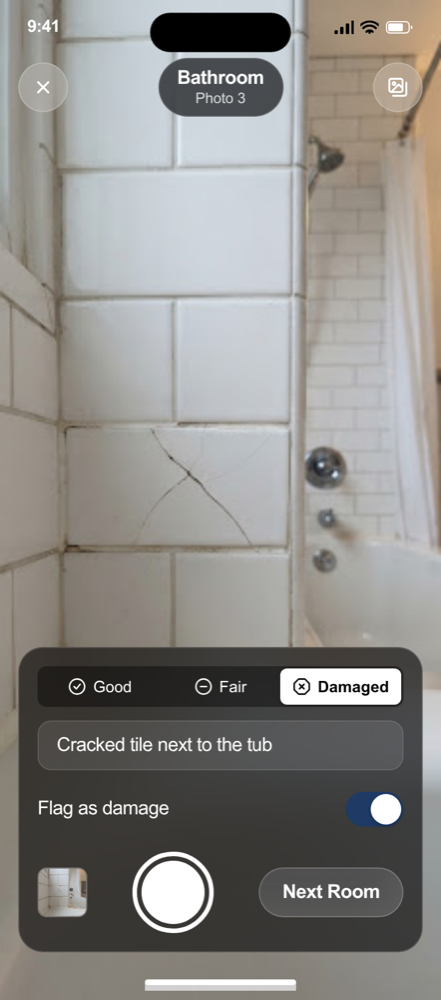
#> input picture design/stitch/Bathroom-Photo-Capture__2a6f579f.png, 441 x 1000 px
$ python -i compose_screenshot.py   (imports and definitions only)
#> lines starting #> are read from the running program, lines starting #| are printed output that depends on the picture
#!/usr/bin/env python3
"""
compose_screenshot.py -- Compose raw iOS screenshots into App Store-ready
marketing images with device frames, gradient backgrounds, and text overlays.

Usage:
  # Single screenshot
  python3 compose_screenshot.py \
    --screenshot raw-home.png \
    --title "Transform Your Sleep" \
    --subtitle "AI-powered sleep experiments" \
    --gradient "purple-night" \
    --device "iphone-17-pro" \
    --output 01-home.png

  # Batch from manifest
  python3 compose_screenshot.py \
    --manifest screenshots.json \
    --output-dir fastlane/screenshots/en-US/

  # Custom gradient (hex colors)
  python3 compose_screenshot.py \
    --screenshot raw.png \
    --gradient-custom "#1a1a2e,#16213e,#0f3460" \
    --title "Hello" \
    --output out.png

Requires: Pillow (pip3 install Pillow)
"""
import argparse
import json
import math
import os
import sys
from pathlib import Path

try:
    from PIL import Image, ImageDraw, ImageFont, ImageFilter
except ImportError:
    print("ERROR: Pillow is required. Install: pip3 install Pillow", file=sys.stderr)
    sys.exit(1)

# ---------------------------------------------------------------------------
# ASC screenshot sizes (width x height)
# ---------------------------------------------------------------------------
ASC_SIZES = {
    "6.9":  (1290, 2796),
    "6.9-alt": (1320, 2868),
    "6.7":  (1290, 2796),
    "6.5":  (1284, 2778),
    "5.5":  (1242, 2208),
}

# Default to 6.9" (iPhone 17 Pro / 16 Pro Max)
DEFAULT_SIZE_KEY = "6.9"

# ---------------------------------------------------------------------------
# Named gradient presets
# Format: (top_color, mid_color, bottom_color) as RGB tuples
# ---------------------------------------------------------------------------
GRADIENTS = {
    # Dark, premium feel
    "purple-night":    [(30, 15, 60), (45, 20, 80), (20, 10, 40)],
    "teal-ocean":      [(10, 40, 60), (15, 60, 80), (5, 25, 45)],
    "midight-blue":    [(10, 20, 50), (15, 30, 70), (5, 10, 30)],
    "rose-gold":       [(60, 20, 40), (80, 30, 50), (40, 15, 30)],
    "emerald-forest":  [(10, 40, 30), (15, 55, 40), (5, 25, 20)],
    "sunset-fire":     [(50, 20, 10), (70, 35, 15), (40, 15, 5)],
    "deep-space":      [(5, 5, 20), (10, 10, 35), (3, 3, 12)],
    "aurora":          [(15, 25, 60), (30, 15, 70), (10, 20, 40)],

    # Light, clean feel
    "morning-sky":     [(135, 180, 220), (180, 200, 230), (200, 215, 235)],
    "soft-lavender":   [(180, 160, 200), (200, 180, 220), (220, 200, 230)],
    "warm-sand":       [(180, 160, 130), (200, 180, 150), (210, 195, 170)],
    "mint-fresh":      [(140, 200, 180), (170, 220, 200), (190, 230, 215)],

    # Vibrant, energetic
    "electric-purple": [(65, 20, 110), (105, 40, 160), (45, 12, 80)],
    "coral-burst":     [(185, 80, 65), (205, 105, 80), (150, 55, 50)],
    "cyan-wave":       [(10, 105, 145), (20, 135, 175), (8, 75, 105)],
    "lime-pulse":      [(75, 135, 45), (95, 160, 60), (60, 105, 35)],

    # Neutral, elegant
    "graphite":        [(40, 40, 45), (55, 55, 60), (25, 25, 30)],
    "silver-mist":     [(180, 180, 190), (200, 200, 210), (160, 160, 175)],
    "champagne":       [(180, 160, 120), (195, 175, 140), (165, 145, 110)],

    # Apple-inspired
    "apple-dark":      [(28, 28, 30), (44, 44, 46), (18, 18, 20)],
    "apple-light":     [(242, 242, 247), (229, 229, 234), (255, 255, 255)],
}

# ---------------------------------------------------------------------------
# Device frame dimensions (screen area, not the frame itself)
# These match the screenshot capture sizes for each device
# ---------------------------------------------------------------------------
DEVICE_SCREENS = {
    "iphone-17-pro": {
        "screen_size": (1206, 2622),  # logical screen capture size
        "bezel": 12,
        "corner_radius": 55,
        "dynamic_island": ( 0, 0, 0, 0 ),  # not drawn, implied by screenshot
        "frame_color": (10, 10, 12),
    },
    "iphone-16-plus": {
        "screen_size": (1284, 2778),
        "bezel": 10,
        "corner_radius": 50,
        "dynamic_island": (0, 0, 0, 0),
        "frame_color": (10, 10, 12),
    },
    "iphone-13": {
        "screen_size": (1170, 2532),
        "bezel": 8,
        "corner_radius": 45,
        "dynamic_island": (0, 0, 0, 0),
        "frame_color": (15, 15, 15),
    },
    "none": None,  # no device frame, just text + gradient
}

# ---------------------------------------------------------------------------
# Typography
# ---------------------------------------------------------------------------
TITLE_FONT_SIZES = {
    "6.9":      88,
    "6.9-alt":  88,
    "6.7":      88,
    "6.5":      84,
    "5.5":      72,
}

SUBTITLE_FONT_SIZES = {
    "6.9":      52,
    "6.9-alt":  52,
    "6.7":      52,
    "6.5":      50,
    "5.5":      42,
}


# [15 lines left out: function get_font, not called in this run]


def make_gradient(width: int, height: int, colors: list, direction: str = "vertical") -> Image.Image:
    """
    Create a gradient image with the given colors.
    Supports 2-3 color stops. Direction: 'vertical', 'horizontal', 'diagonal'.
    """
#> called with width = 1290, height = 2796, direction = 'diagonal'
    if len(colors) < 2:
        colors = [colors[0], colors[0]]

    base = Image.new("RGB", (width, height), colors[0])
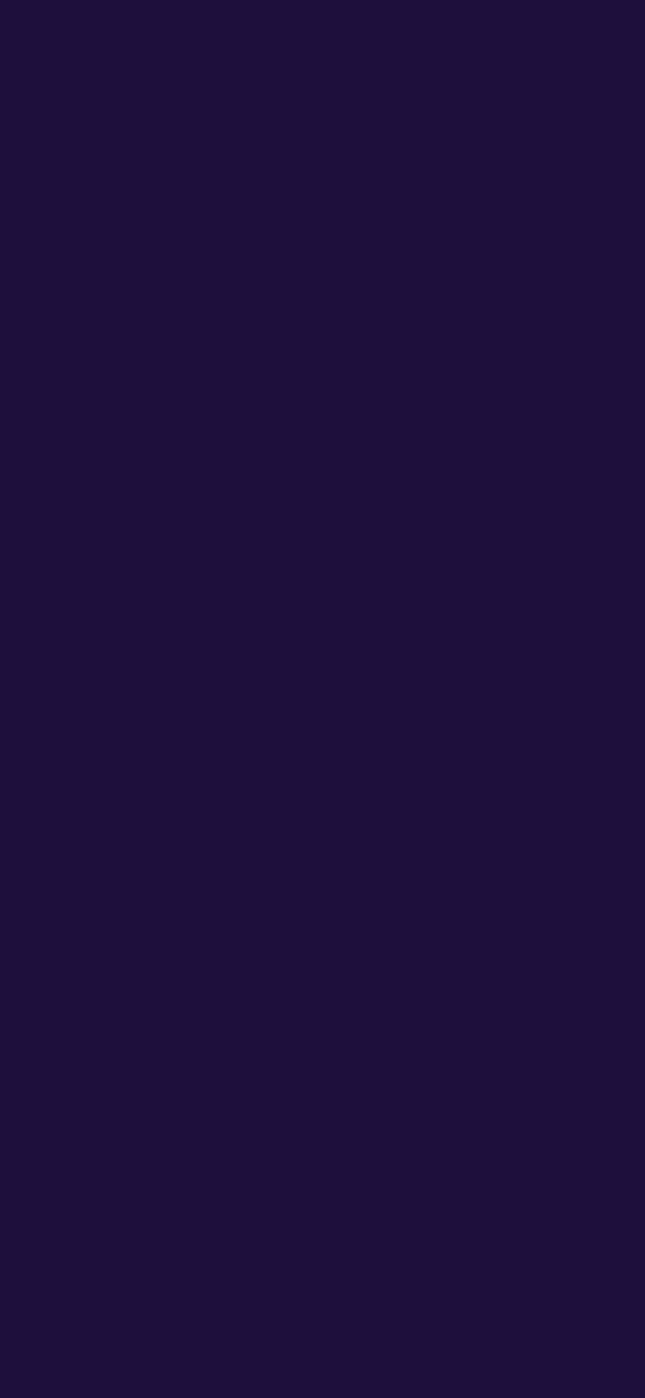
#> base: PIL image 1290x2796 RGB (shown at 1/2 size); mean R, G, B 30, 15, 60
    top = Image.new("RGB", (width, height), colors[-1])

    mask = Image.new("L", (width, height))
#> mask: PIL image 1290x2796 L; every value is 0
    mask_px = mask.load()

    for y in range(height):
        for x in range(width):
            if direction == "vertical":
                t = y / max(height - 1, 1)
            elif direction == "horizontal":
                t = x / max(width - 1, 1)
            elif direction == "diagonal":
                t = (x / max(width - 1, 1) + y / max(height - 1, 1)) / 2
            else:
                t = y / max(height - 1, 1)

            # 3-color gradient: interpolate between first-second, then second-third
            if len(colors) >= 3 and t > 0.5:
                t2 = (t - 0.5) * 2
                r = int(colors[1][0] * (1 - t2) + colors[2][0] * t2)
                g = int(colors[1][1] * (1 - t2) + colors[2][1] * t2)
                b = int(colors[1][2] * (1 - t2) + colors[2][2] * t2)
            else:
                if len(colors) >= 3:
                    t = t * 2
                r = int(colors[0][0] * (1 - t) + colors[1][0] * t)
                g = int(colors[0][1] * (1 - t) + colors[1][1] * t)
                b = int(colors[0][2] * (1 - t) + colors[1][2] * t)

            mask_px[x, y] = int(r * 0 + 255)  # not used this way

    # Use a simpler approach: create gradient via PIL's built-in
    gradient = Image.new("RGB", (1, height))
    grad_px = gradient.load()
    for y in range(height):
        t = y / max(height - 1, 1)
        if len(colors) >= 3 and t > 0.5:
            t2 = (t - 0.5) * 2
            r = int(colors[1][0] * (1 - t2) + colors[2][0] * t2)
            g = int(colors[1][1] * (1 - t2) + colors[2][1] * t2)
            b = int(colors[1][2] * (1 - t2) + colors[2][2] * t2)
        else:
            if len(colors) >= 3:
                t = t * 2
            r = int(colors[0][0] * (1 - t) + colors[1][0] * t)
            g = int(colors[0][1] * (1 - t) + colors[1][1] * t)
            b = int(colors[0][2] * (1 - t) + colors[1][2] * t)
        grad_px[0, y] = (r, g, b)

    gradient = gradient.resize((width, height))
    return gradient


def add_radial_glow(img: Image.Image, center: tuple, radius: int,
                    color: tuple, intensity: float = 0.15) -> Image.Image:
    """Add a subtle radial glow at the given center point."""
#> called with center = (645, 1537), radius = 516, color = (70, 55, 100), intensity = 0.08
    overlay = Image.new("RGBA", img.size, (0, 0, 0, 0))
#> overlay: PIL image 1290x2796 RGBA; every value is 0
    draw = ImageDraw.Draw(overlay)

    steps = 20
    for i in range(steps, 0, -1):
        r = int(radius * i / steps)
        alpha = int(255 * intensity * (1 - i / steps))
        draw.ellipse(
            [center[0] - r, center[1] - r, center[0] + r, center[1] + r],
            fill=(color[0], color[1], color[2], alpha)
        )

    overlay = overlay.filter(ImageFilter.GaussianBlur(radius=radius // 4))
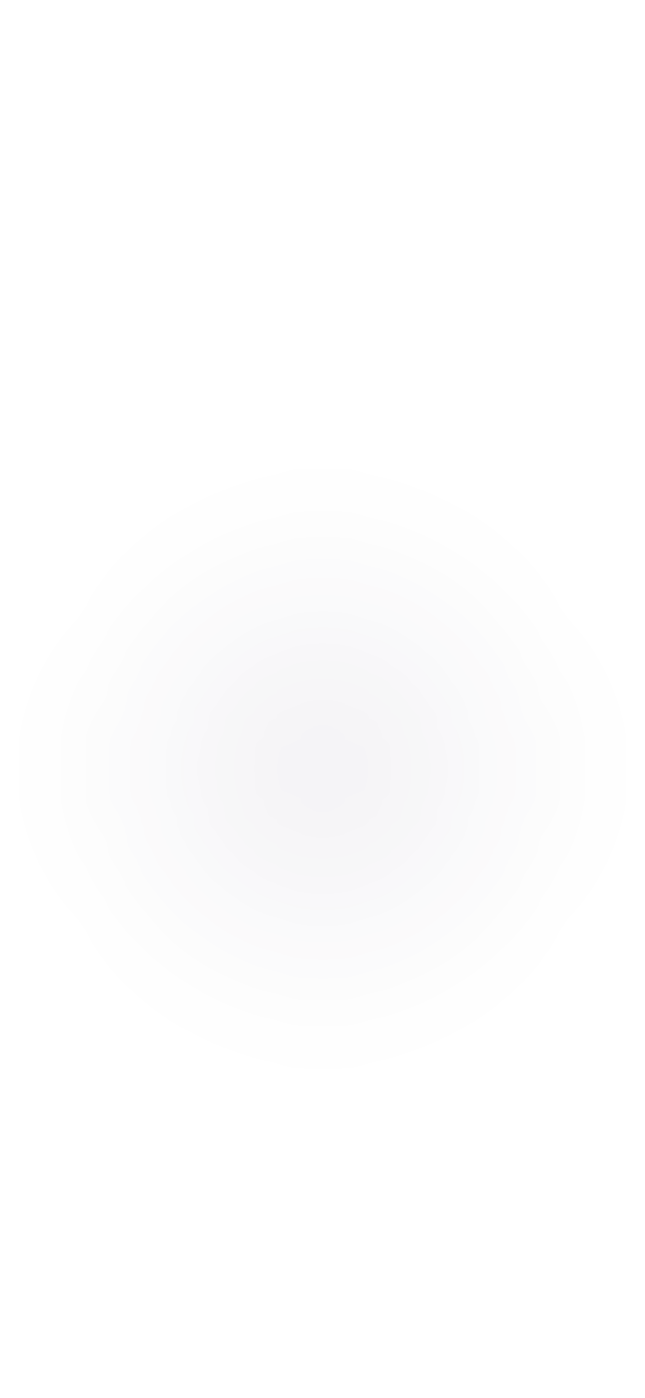
#> overlay: PIL image 1290x2796 RGBA (shown at 1/2 size); mean R, G, B, A 16.1, 12.7, 23, 1.4; transparent parts drawn white
    result = Image.new("RGB", img.size)
#> result: PIL image 1290x2796 RGB; every value is 0
    result.paste(img, (0, 0))
    result.paste(overlay, (0, 0), overlay)
    return result


def round_corners(img: Image.Image, radius: int) -> Image.Image:
    """Round the corners of an image."""
#> called with radius = 43
    mask = Image.new("L", img.size, 0)
#> mask: PIL image 1206x2622 L; every value is 0
    draw = ImageDraw.Draw(mask)
    draw.rounded_rectangle([0, 0, img.size[0], img.size[1]], radius=radius, fill=255)
    result = Image.new("RGBA", img.size)
#> result: PIL image 1206x2622 RGBA; every value is 0
    result.paste(img, (0, 0), mask)
    return result


def draw_device_frame(img: Image.Image, device_config: dict, screenshot: Image.Image,
                      shadow: bool = True) -> Image.Image:
    """
    Place the screenshot inside a device frame on the background image.
    The device frame is drawn programmatically (metallic bezel + rounded corners).
    """
    if device_config is None:
        # No frame, just paste the screenshot centered
        sw, sh = screenshot.size
        bg_w, bg_h = img.size
        x = (bg_w - sw) // 2
        y = (bg_h - sh) // 2
        img.paste(screenshot, (x, y))
        return img

    screen_w, screen_h = device_config["screen_size"]
    bezel = device_config["bezel"]
    corner = device_config["corner_radius"]
    frame_color = device_config["frame_color"]

    # Scale screenshot to fit the device screen area
    screenshot = screenshot.resize((screen_w, screen_h), Image.LANCZOS)

    # Round the screenshot corners
    screenshot = round_corners(screenshot, corner - bezel)

    # Build the device body: metallic bezel (light edge -> dark body)
    frame_w = screen_w + bezel * 2
    frame_h = screen_h + bezel * 2

    # Metallic edge highlight: a thin bright ring around the body
    edge = max(2, bezel // 3)
    edge_light = tuple(min(255, c + 70) for c in frame_color)

    body = Image.new("RGBA", (frame_w, frame_h), frame_color + (255,))
    edge_layer = Image.new("RGBA", (frame_w, frame_h), edge_light + (255,))
    body.paste(edge_layer, (0, 0), edge_layer)
    # Re-paint the inner body over the edge ring to leave only a border
    inner = Image.new("RGBA", (frame_w - edge * 2, frame_h - edge * 2),
                      frame_color + (255,))
    body.paste(inner, (edge, edge))
    body = round_corners(body, corner)

    # Paste screenshot into the frame
    body.paste(screenshot, (bezel, bezel),
               screenshot if screenshot.mode == "RGBA" else None)
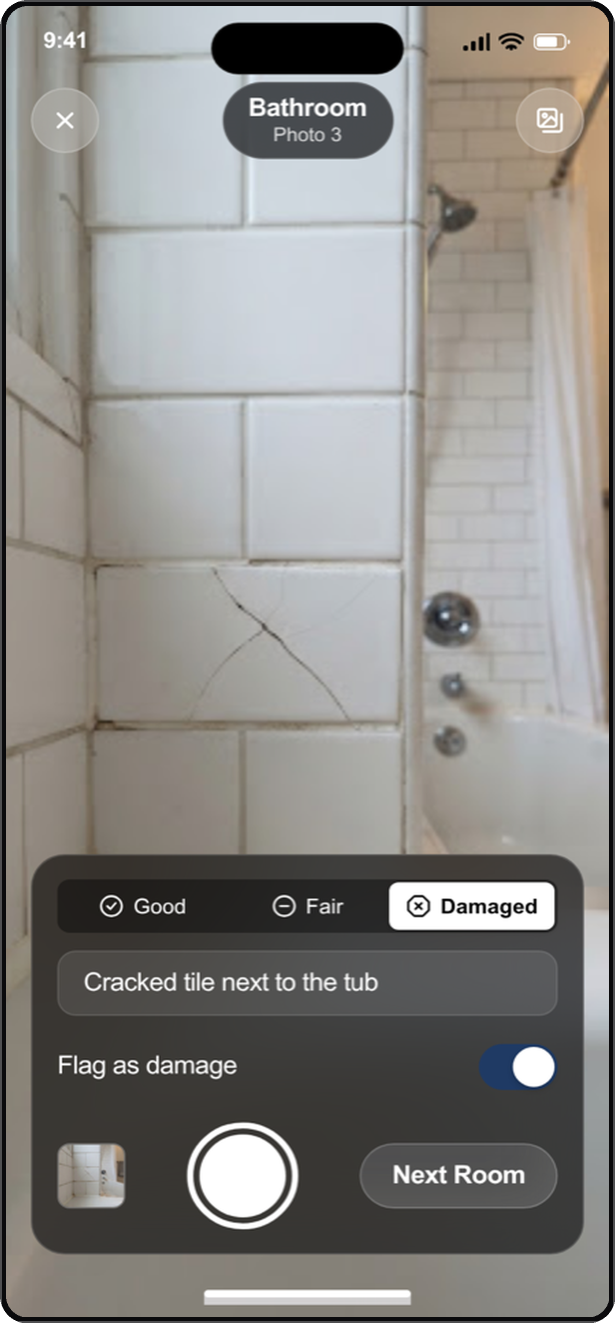
#> body: PIL image 1230x2646 RGBA (shown at 1/2 size); mean R, G, B, A 137.2, 135.3, 132, 254.8; transparent parts drawn white

    # Scale to fit within the background (leave padding for text)
    bg_w, bg_h = img.size
    max_device_h = int(bg_h * 0.78)  # device takes up 78% of height
    max_device_w = int(bg_w * 0.88)

    scale = min(max_device_h / frame_h, max_device_w / frame_w, 1.0)
    new_w = int(frame_w * scale)
    new_h = int(frame_h * scale)
    body = body.resize((new_w, new_h), Image.LANCZOS)
#> body: PIL image 1013x2180 RGBA

    # Center horizontally, position in lower portion
    x = (bg_w - new_w) // 2
    y = bg_h - new_h - int(bg_h * 0.04)  # 4% bottom padding
    y = max(y, int(bg_h * 0.20))  # don't overlap title area

    # Soft drop shadow behind the device for depth separation
    if shadow:
        shadow_layer = Image.new("RGBA", img.size, (0, 0, 0, 0))
        shadow_draw = ImageDraw.Draw(shadow_layer)
        offset = int(new_h * 0.02)
        shadow_draw.rounded_rectangle(
            [x, y + offset, x + new_w, y + new_h + offset],
            radius=int(corner * scale),
            fill=(0, 0, 0, 130),
        )
        shadow_layer = shadow_layer.filter(ImageFilter.GaussianBlur(radius=int(new_w * 0.05)))
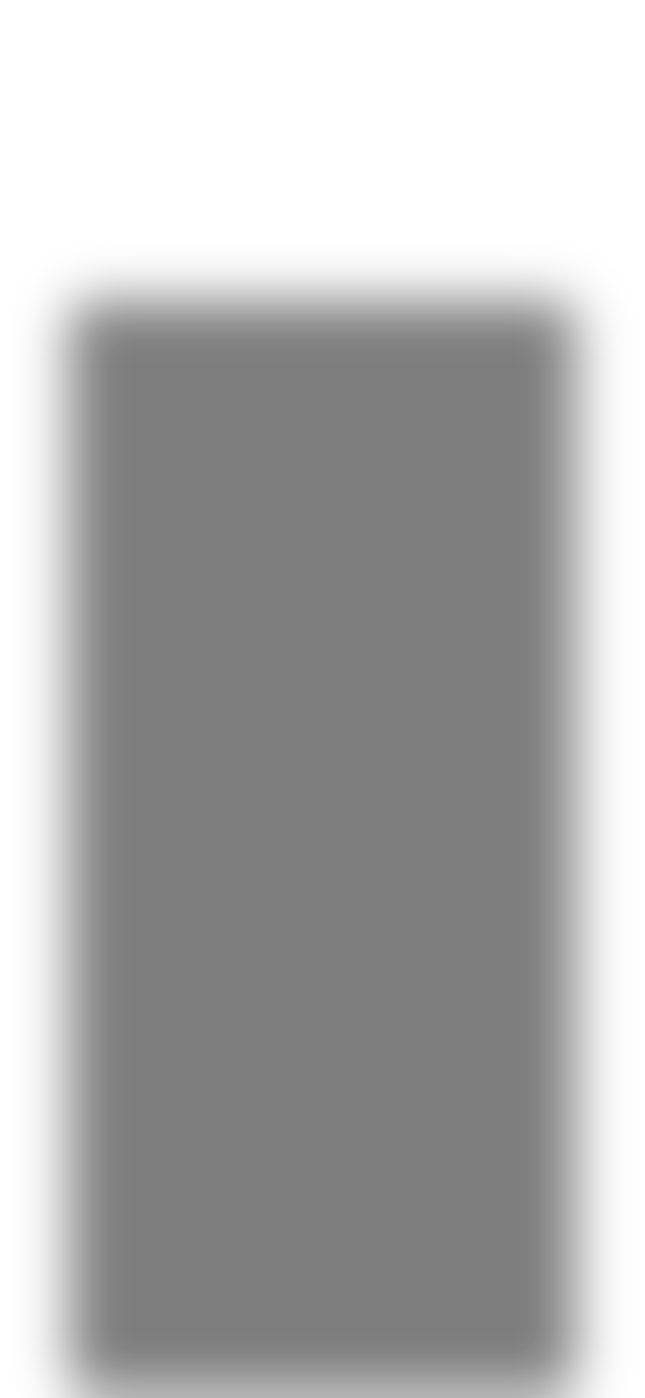
#> shadow_layer: PIL image 1290x2796 RGBA (shown at 1/2 size); mean R, G, B, A 0, 0, 0, 79.3; transparent parts drawn white
        img.paste(shadow_layer, (0, 0), shadow_layer)

    img.paste(body, (x, y), body if body.mode == "RGBA" else None)
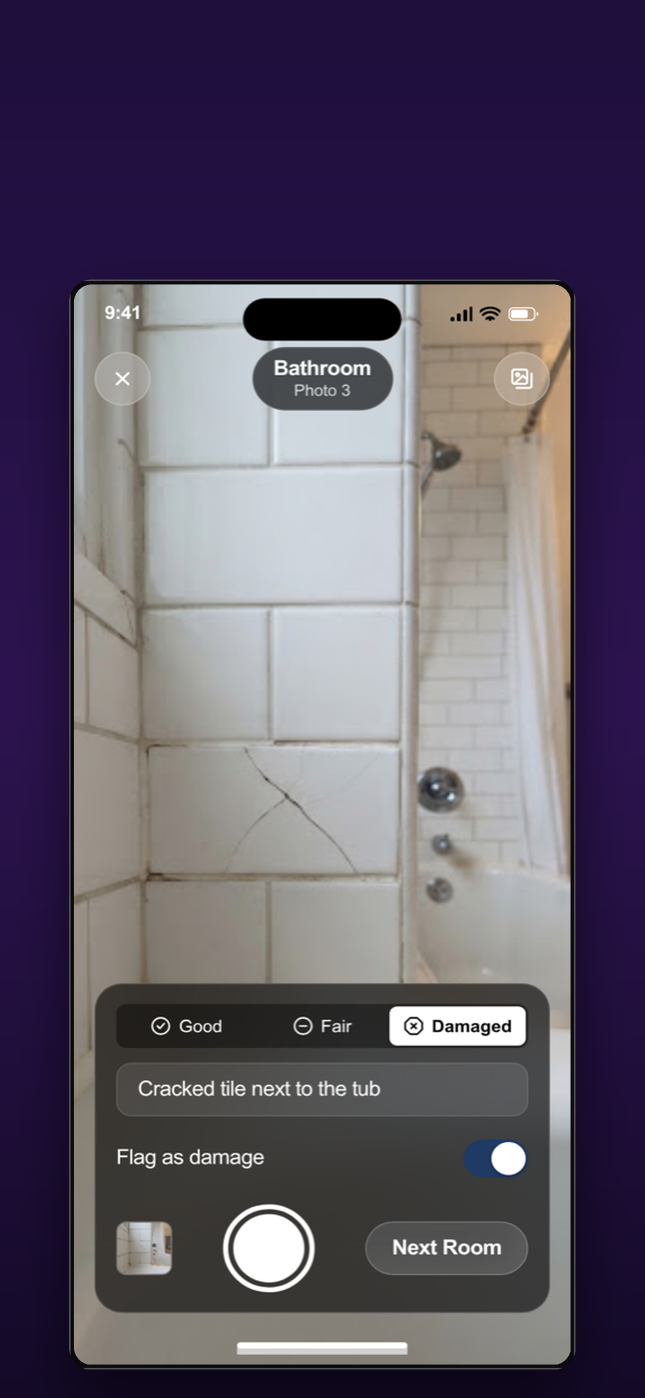
#> img: PIL image 1290x2796 RGB (shown at 1/2 size); mean R, G, B 96.3, 88.6, 104.2
    return img


# [40 lines left out: function draw_text_block, not called in this run]


def compose_single(
    screenshot_path: str,
    title: str = "",
    subtitle: str = "",
    gradient_name: str = "purple-night",
    gradient_custom: str = None,
    device: str = "iphone-17-pro",
    output_path: str = "output.png",
    size_key: str = DEFAULT_SIZE_KEY,
    text_color: tuple = (255, 255, 255),
    glow: bool = True,
) -> str:
    """Compose a single screenshot into an ASC-ready marketing image."""

    # Determine output size
    out_w, out_h = ASC_SIZES.get(size_key, ASC_SIZES[DEFAULT_SIZE_KEY])

    # Parse gradient
    if gradient_custom:
        hex_colors = gradient_custom.split(",")
        colors = []
        for h in hex_colors:
            h = h.strip().lstrip("#")
            r = int(h[0:2], 16)
            g = int(h[2:4], 16)
            b = int(h[4:6], 16)
            colors.append((r, g, b))
    else:
        colors = GRADIENTS.get(gradient_name, GRADIENTS["purple-night"])

    # Create gradient background
    bg = make_gradient(out_w, out_h, colors, direction="diagonal")

    # Add subtle radial glow behind the device area
    if glow:
        glow_color = colors[0]
        # Lighten the glow color
        glow_color = (
            min(255, glow_color[0] + 40),
            min(255, glow_color[1] + 40),
            min(255, glow_color[2] + 40),
        )
        bg = add_radial_glow(bg, (out_w // 2, int(out_h * 0.55)), int(out_w * 0.4),
                             glow_color, intensity=0.08)

    # Load and paste screenshot into device frame
    if screenshot_path and os.path.exists(screenshot_path):
        screenshot = Image.open(screenshot_path).convert("RGBA")
        device_config = DEVICE_SCREENS.get(device, DEVICE_SCREENS["iphone-17-pro"])
        bg = draw_device_frame(bg, device_config, screenshot)
    else:
        # No screenshot provided, just gradient + text (useful for wallpaper)
        pass

    # Draw text overlay
    if title:
        bg = bg.convert("RGB")
        # Determine text color based on gradient brightness
        avg_brightness = sum(colors[0]) / 3
        if avg_brightness > 128:
            text_color = (30, 30, 35)  # dark text on light gradient
        bg = draw_text_block(bg, title, subtitle, size_key, text_color)

    # Ensure RGB output (ASC rejects alpha)
    bg = bg.convert("RGB")
    bg.save(output_path, "PNG")
    print(f"Composed: {output_path} ({out_w}x{out_h})")
    return output_path


# [66 lines left out: functions compose_batch, main, not called in this run]


# [2 lines not run here, left out]

>>> result = compose_single('../design/stitch/Bathroom-Photo-Capture__2a6f579f.png')
